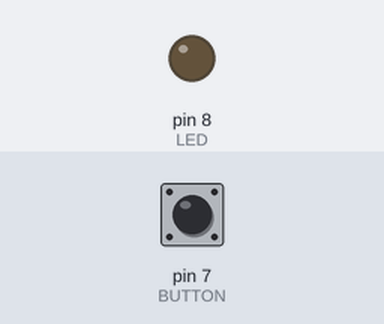
Recording of a sketch running on a simulated Arduino Uno, built with avr-gcc and run on an emulated ATmega328P. On the bench: output pins drawn as LEDs (lit = HIGH). The test bench sets the inputs (shaded band); at power-on: pin 7 (BUTTON) LOW.

Above: at 1.2 s.
1.3 s: pin 7 (BUTTON) pulled HIGH for 0.15 s
At 1.37 s:
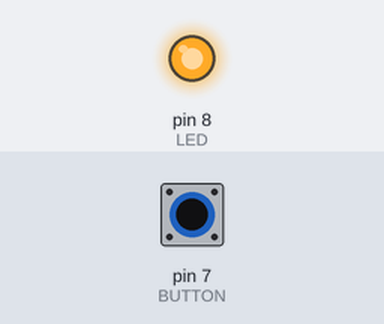
2.9 s: pin 7 (BUTTON) pulled HIGH for 3.2 s
At 7.0 s:
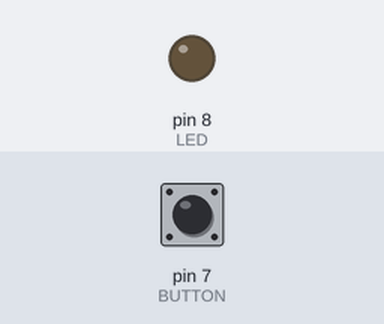
Timing chart, 0 to 8.5 s (numbered marks = the images above; inputs shaded):
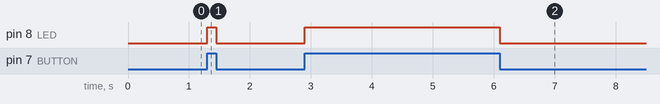

The sketch:

sketch07.ino
```cpp
/*
  Prof. Michele Maffucci
  07.03.2014

  Accensione del LED alla pressione del pulsante

  Questo codice è di dominio pubblico
*/

int LED = 8;                    // LED collegato al pin digitale 8
int BUTTON = 7;                 // pin di input dove è collegato il pulsante

int val = 0;                    // si userà val per conservare lo stato del
                                // pin di input a cui è collegato il pulsante

void setup() {
  pinMode(LED, OUTPUT);         // imposta il pin digitale come output
  pinMode(BUTTON, INPUT);       // imposta il pin digitale come input
}

void loop() {
  val = digitalRead(BUTTON);    // legge il valore dell'input e lo conserva

  // controlla che l'input sia HIGH (pulsante premuto)
  if (val == HIGH) {
    digitalWrite(LED, HIGH);   // accende il LED (livello di tensione HIGH)
  }
  else {
    digitalWrite(LED, LOW);    // spegne il LED
  }
}
```

Measured:
- after the input at 1.3 s, pin 8 (LED): LOW → HIGH at once, → LOW 0.15 s later
- after the input at 2.9 s, pin 8 (LED): LOW → HIGH at once, → LOW 3.2 s later
